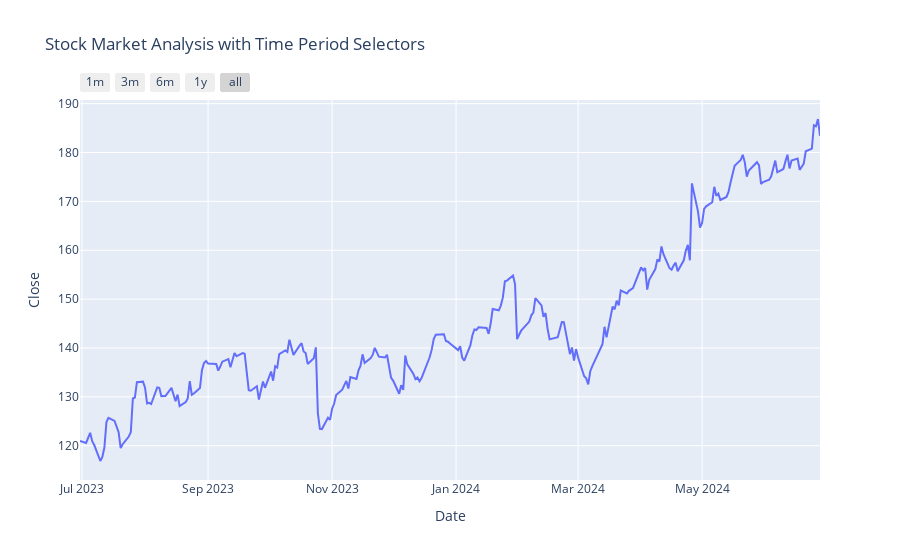

The code cell stored with this chart in its notebook:
### Code cell
figure = px.line(data,x='Date',y="Close",title="Stock Market Analysis with Time Period Selectors")

figure.update_xaxes(
    rangeselector=dict(
        buttons = list([
            dict(count=1,label="1m",step="month",stepmode="backward"),
            dict(count=3,label="3m",step="month",stepmode="backward"),
            dict(count=6,label="6m",step="month",stepmode="backward"),
            dict(count=1,label="1y",step="year",stepmode="backward"),
            dict(step='all')
        ])
    ) 
)
figure.show()

### Figure 1 — Plotly figure (JSON) as saved in the notebook; plotly's stock layout.template omitted (floating-point values rounded to 4 significant figures; data arrays with more than 128 entries replaced by an {"elided": "..."} marker saying what was removed)
{"data": [{"hovertemplate": "Date=%{x}<br>Close=%{y}<extra></extra>", "legendgroup": "", "line": {"color": "#636efa", "dash": "solid"}, "marker": {"symbol": "circle"}, "mode": "lines", "name": "", "orientation": "v", "showlegend": false, "type": "scatter", "x": {"elided": "251 str values"}, "xaxis": "x", "y": {"elided": "251 float values"}, "yaxis": "y"}], "layout": {"legend": {"tracegroupgap": 0}, "title": {"text": "Stock Market Analysis with Time Period Selectors"}, "xaxis": {"anchor": "y", "domain": [0, 1], "rangeselector": {"buttons": [{"count": 1, "label": "1m", "step": "month", "stepmode": "backward"}, {"count": 3, "label": "3m", "step": "month", "stepmode": "backward"}, {"count": 6, "label": "6m", "step": "month", "stepmode": "backward"}, {"count": 1, "label": "1y", "step": "year", "stepmode": "backward"}, {"step": "all"}]}, "title": {"text": "Date"}}, "yaxis": {"anchor": "x", "domain": [0, 1], "title": {"text": "Close"}}}}
